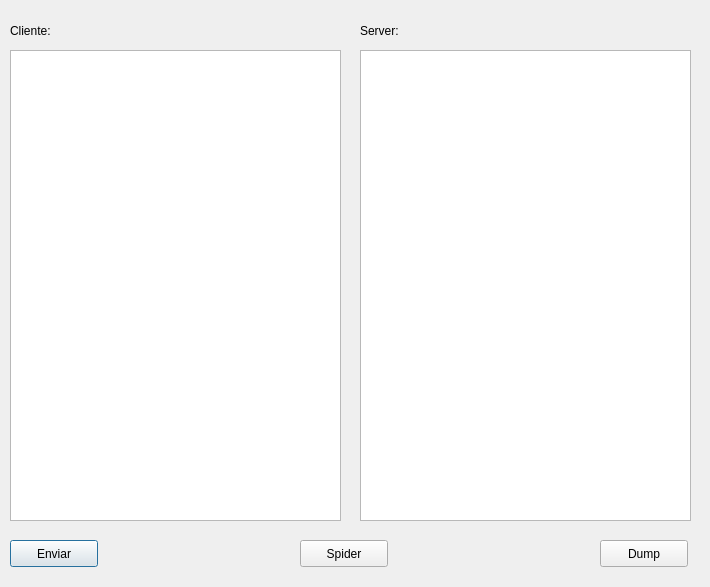
<?xml version="1.0" encoding="UTF-8"?>
<ui version="4.0">
 <class>ProxyForm</class>
 <widget class="QDialog" name="ProxyForm">
  <property name="geometry">
   <rect>
    <x>0</x>
    <y>0</y>
    <width>710</width>
    <height>587</height>
   </rect>
  </property>
  <property name="windowTitle">
   <string>ProxyForm</string>
  </property>
  <widget class="QLabel" name="cliente">
   <property name="geometry">
    <rect>
     <x>10</x>
     <y>20</y>
     <width>61</width>
     <height>21</height>
    </rect>
   </property>
   <property name="text">
    <string>Cliente:</string>
   </property>
  </widget>
  <widget class="QLabel" name="server">
   <property name="geometry">
    <rect>
     <x>360</x>
     <y>20</y>
     <width>71</width>
     <height>21</height>
    </rect>
   </property>
   <property name="text">
    <string>Server:</string>
   </property>
  </widget>
  <widget class="QPushButton" name="enviar">
   <property name="geometry">
    <rect>
     <x>10</x>
     <y>540</y>
     <width>88</width>
     <height>27</height>
    </rect>
   </property>
   <property name="text">
    <string>Enviar</string>
   </property>
  </widget>
  <widget class="QPushButton" name="spider">
   <property name="geometry">
    <rect>
     <x>300</x>
     <y>540</y>
     <width>88</width>
     <height>27</height>
    </rect>
   </property>
   <property name="text">
    <string>Spider</string>
   </property>
  </widget>
  <widget class="QPushButton" name="dump">
   <property name="geometry">
    <rect>
     <x>600</x>
     <y>540</y>
     <width>88</width>
     <height>27</height>
    </rect>
   </property>
   <property name="text">
    <string>Dump</string>
   </property>
  </widget>
  <widget class="QTextEdit" name="boxCliente">
   <property name="geometry">
    <rect>
     <x>10</x>
     <y>50</y>
     <width>331</width>
     <height>471</height>
    </rect>
   </property>
  </widget>
  <widget class="QTextEdit" name="boxServer">
   <property name="geometry">
    <rect>
     <x>360</x>
     <y>50</y>
     <width>331</width>
     <height>471</height>
    </rect>
   </property>
  </widget>
 </widget>
 <resources/>
 <connections/>
</ui>
